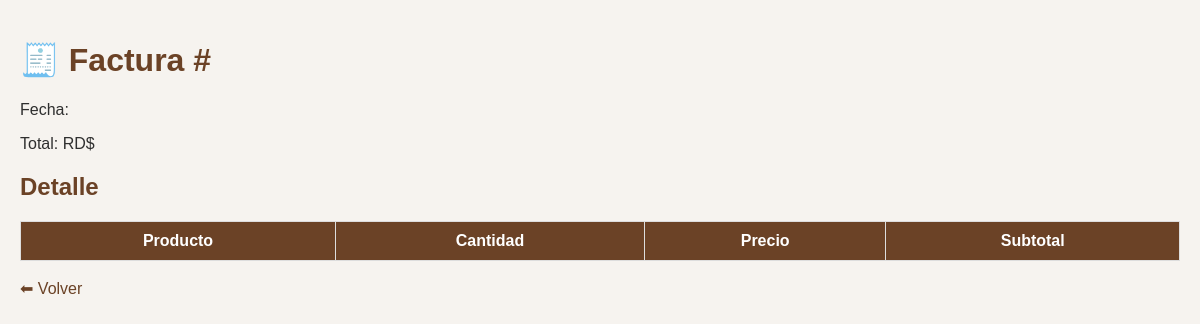
Page /factura/3 (signed in) on the earlier database version.
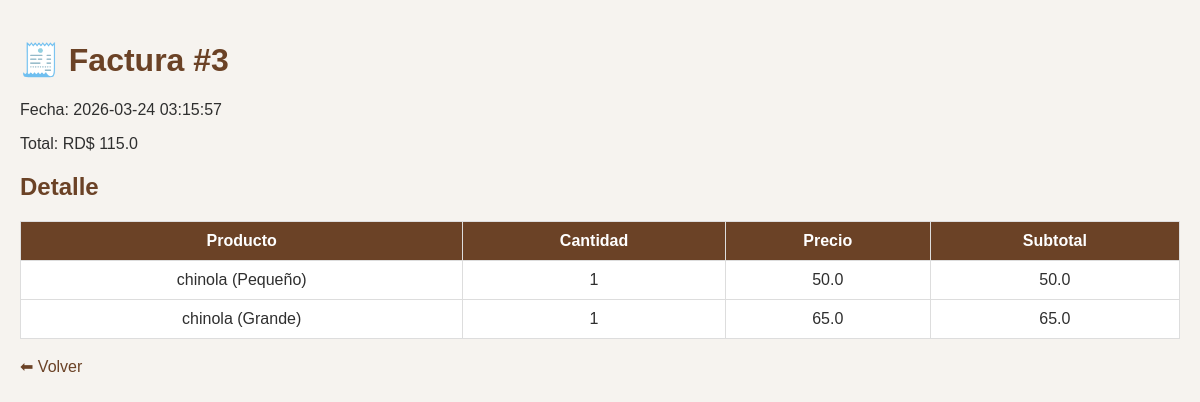
Same page on the later database version.
### tables this page shows
CREATE TABLE facturas(
        id INTEGER PRIMARY KEY AUTOINCREMENT,
        fecha DATETIME DEFAULT CURRENT_TIMESTAMP,
        total REAL,
        pago_con REAL DEFAULT 0,
        devuelta REAL DEFAULT 0
    );

CREATE TABLE detalle_factura(
        id INTEGER PRIMARY KEY AUTOINCREMENT,
        factura_id INTEGER,
        producto TEXT,
        cantidad INTEGER,
        precio REAL,
        subtotal REAL,
        FOREIGN KEY (factura_id) REFERENCES facturas(id)
    );

### app.py (the view)
@app.route("/factura/<int:id>")
def ver_factura(id):
    if "usuario" not in session:
        return redirect("/")
    conn = None
    try:
        conn = conectar_seguro()
        c = conn.cursor()
        c.execute("SELECT * FROM facturas WHERE id=?", (id,))
        factura = c.fetchone()
        c.execute("SELECT * FROM detalle_factura WHERE factura_id=?", (id,))
        detalles = c.fetchall()
        return render_template("factura.html", factura=factura, detalles=detalles)
    finally:
        if conn:
            conn.close()

### app.py (called while the page is built)
def conectar_seguro():
    conn = conectar()
    try:
        conn.execute("PRAGMA foreign_keys = ON")
    except Exception:
        pass
    return conn

@app.before_request
def proteger_rutas():
    if request.path.startswith("/static/"):
        return None
    rutas_libres = ["/"]
    if request.path not in rutas_libres and "usuario" not in session:
        return redirect("/")

### database.py (called while the page is built)
def conectar():
    database_url = os.getenv("DATABASE_URL")
    if database_url and psycopg2:
        conn = psycopg2.connect(database_url)
        conn.autocommit = False
        return ConnectionCompat(conn)
    conn = sqlite3.connect("cafeteria.db", timeout=30)
    return conn

### templates/factura.html (shortened to what this page needs)
<!DOCTYPE html>
<html lang="es">
<head>
<link rel="stylesheet" href="/static/css/style.css">
</head>
<body>
<h1>🧾 Factura #{{ factura[0] }}</h1>
<p>Fecha: {{ factura[1] }}</p>
<p>Total: RD$ {{ factura[2] }}</p>
<h2>Detalle</h2>
<table>
    <tr>
        <th>Producto</th>
        <th>Cantidad</th>
        <th>Precio</th>
        <th>Subtotal</th>
    </tr>
    {% for d in detalles %}
    <tr>
        <td>{{ d[2] }}</td>
        <td>{{ d[3] }}</td>
        <td>{{ d[4] }}</td>
        <td>{{ d[5] }}</td>
    </tr>
    {% endfor %}
</table>
<br>
<a href="/facturacion">⬅ Volver</a>
</body>
</html>

Differences in the rows shown:
added facturas: id "3", fecha "2026-03-24 03:15:57", total "115.0"
added detalle_factura: producto "chinola (Pequeño)", cantidad "1", precio "50.0", subtotal "50.0"
added detalle_factura: producto "chinola (Grande)", cantidad "1", precio "65.0", subtotal "65.0"
